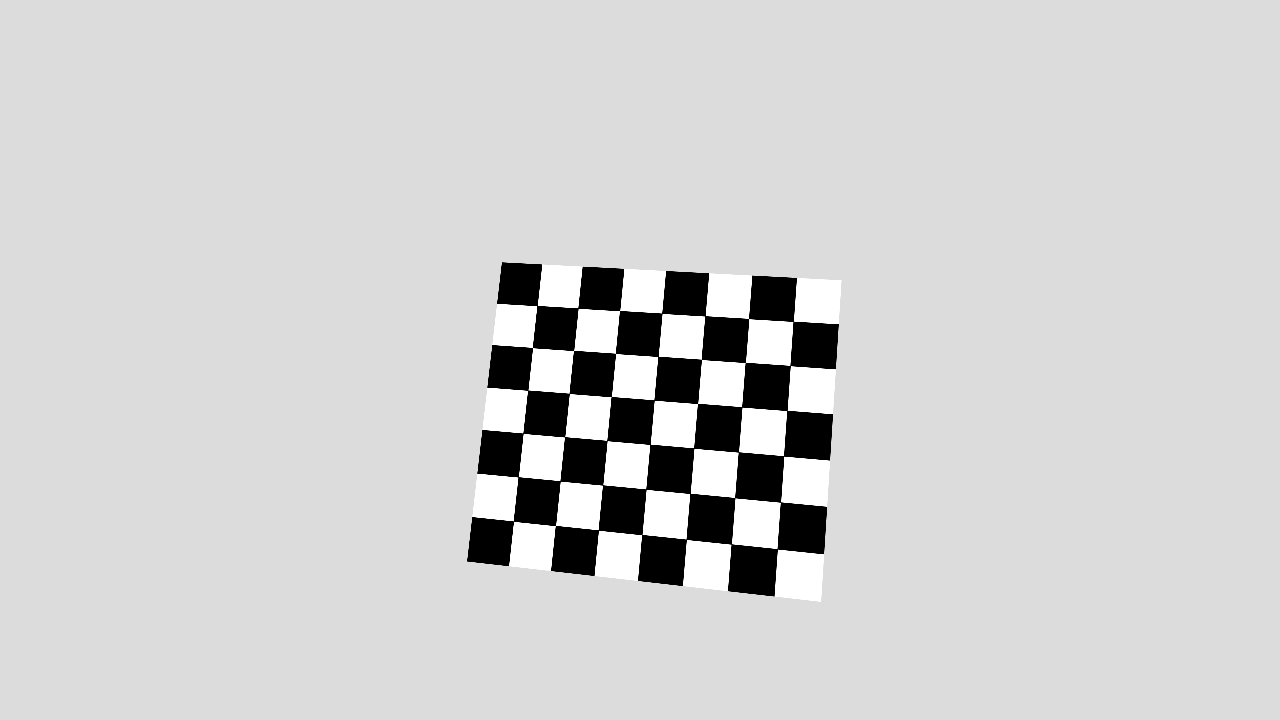
#> input picture aula_16_Calibracao/exemplos_em_python/dados_sinteticos/calib_02.png, 1280 x 720 px, given in place of imagem_base.png, which was not available
$ python 16_limiarizacao_global_adaptativa_otsu.py
#> lines starting #> are read from the running program, lines starting #| are printed output that depends on the picture; after the words box and inside, x2 and y2 are one past the last pixel; in counts of white or black regions, pixels touching at a corner belong together; pictures that were not available may be replaced by others from this repository, and a replacement may not be noted
"""
Exemplo 16 - Limiarização global, adaptativa e Otsu.

Nota técnica importante:
Otsu costuma ser superior a um limiar global escolhido manualmente porque
estima o limiar a partir do histograma. Entretanto, quando a iluminação varia
fortemente dentro da própria imagem, a limiarização adaptativa geralmente é
mais robusta, pois calcula limiares locais.
"""

import cv2


from pathlib import Path

import cv2


def obter_imagem_base(nome_arquivo: str = "imagem_base.png"):
    """Carrega a imagem-base ou abre a câmera para capturar uma nova imagem.

    A função torna o exemplo independente: se o arquivo ainda não existir,
    o estudante pode pressionar S para fotografar diretamente pela webcam.
    """
#> called with nome_arquivo = 'imagem_base.png'

    caminho = Path(__file__).resolve().parent / nome_arquivo

    # Tenta carregar uma fotografia já existente.
    imagem = cv2.imread(str(caminho), cv2.IMREAD_COLOR)
#> imagem is the input picture: shape (720, 1280, 3); min 0, max 255, mean 208.9
    if imagem is not None:
        print(f"Imagem carregada de: {caminho}")
        return imagem

    # Caso a imagem não exista, abre a câmera principal.
    cap = cv2.VideoCapture(0)
    if not cap.isOpened():
        raise RuntimeError("Não foi possível abrir a câmera.")

    print("Arquivo imagem_base.png não encontrado.")
    print("Pressione S para capturar uma imagem ou Q para cancelar.")

    imagem_capturada = None

    try:
        while True:
            ret, frame = cap.read()
            if not ret:
                raise RuntimeError("Falha ao capturar um frame da câmera.")

            exibicao = frame.copy()
            cv2.putText(
                exibicao,
                "S: capturar | Q: cancelar",
                (10, 30),
                cv2.FONT_HERSHEY_SIMPLEX,
                0.7,
                (0, 255, 0),
                2,
                cv2.LINE_AA,
            )
            cv2.imshow("Captura da imagem-base", exibicao)

            tecla = cv2.waitKey(1) & 0xFF
            if tecla in (ord("s"), ord("S")):
                imagem_capturada = frame.copy()
                break
            if tecla in (ord("q"), ord("Q"), 27):
                break
    finally:
        cap.release()
        cv2.destroyAllWindows()

    if imagem_capturada is None:
        raise RuntimeError("A captura foi cancelada pelo usuário.")

    # Garante dimensões mínimas de 480 x 480 pixels.
    altura, largura = imagem_capturada.shape[:2]
    if altura < 480 or largura < 480:
        escala = max(480 / altura, 480 / largura)
        nova_largura = int(round(largura * escala))
        nova_altura = int(round(altura * escala))
        imagem_capturada = cv2.resize(
            imagem_capturada,
            (nova_largura, nova_altura),
            interpolation=cv2.INTER_CUBIC,
        )

    cv2.imwrite(str(caminho), imagem_capturada)
    print(f"Imagem salva em: {caminho}")
    return imagem_capturada


def adicionar_titulo(imagem, titulo: str):
    """Escreve um título na parte superior de uma cópia da imagem."""

    saida = imagem.copy()
    cv2.rectangle(saida, (0, 0), (saida.shape[1], 42), (0, 0, 0), -1)
    cv2.putText(
        saida,
        titulo,
        (10, 29),
        cv2.FONT_HERSHEY_SIMPLEX,
        0.7,
        (255, 255, 255),
        2,
        cv2.LINE_AA,
    )
    return saida


def canal_para_bgr(canal):
    """Converte um canal de uma dimensão para três canais BGR."""

    return cv2.cvtColor(canal, cv2.COLOR_GRAY2BGR)


def redimensionar_quadrado(imagem, lado: int = 320):
    """Redimensiona a imagem para facilitar a montagem de painéis didáticos."""

    return cv2.resize(imagem, (lado, lado), interpolation=cv2.INTER_AREA)


def main() -> None:
    imagem = obter_imagem_base()
    cinza = cv2.cvtColor(imagem, cv2.COLOR_BGR2GRAY)

    # Suavização leve reduz ruído antes da binarização.
    cinza_suave = cv2.GaussianBlur(cinza, (5, 5), 0)

    # 1) Limiar global fixo: o valor 127 é aplicado a toda a imagem.
    _, global_bin = cv2.threshold(
        cinza_suave,
        127,
        255,
        cv2.THRESH_BINARY,
    )
#> global_bin: shape (720, 1280); 94% white; 1 black region, box (x1, y1, x2, y2) and area: (467, 262, 839, 596) 55004

    # 2) Limiar adaptativo: cada região utiliza um limiar local.
    adaptativo = cv2.adaptiveThreshold(
        cinza_suave,
        255,
        cv2.ADAPTIVE_THRESH_GAUSSIAN_C,
        cv2.THRESH_BINARY,
        31,  # Tamanho ímpar da vizinhança.
        5,   # Constante subtraída da média ponderada local.
    )
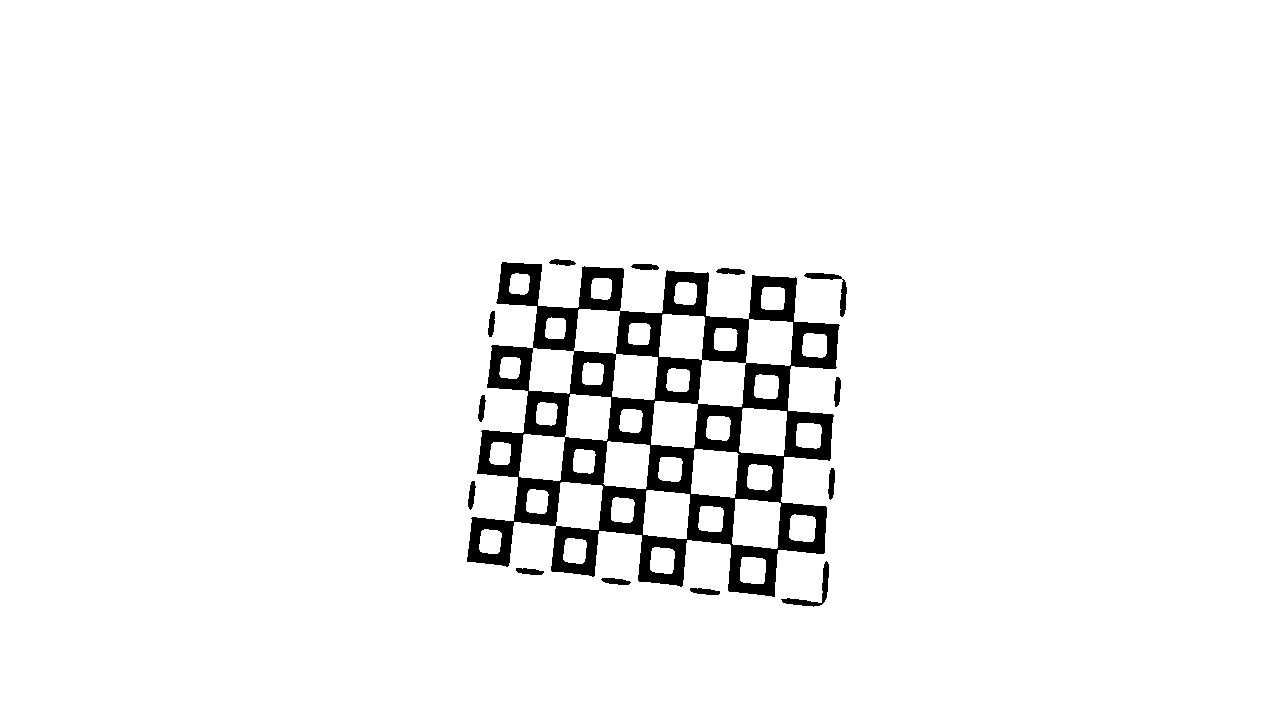
#> adaptativo: shape (720, 1280); 95.4% white; 14 black regions, largest, box (x1, y1, x2, y2) and area: (467, 262, 840, 597) 40464, (781, 561, 829, 607) 405, (804, 273, 847, 317) 372

    # 3) Otsu: o valor inicial de threshold é ignorado e calculado automaticamente.
    limiar_otsu, otsu = cv2.threshold(
        cinza_suave,
        0,
        255,
        cv2.THRESH_BINARY + cv2.THRESH_OTSU,
    )
#> otsu: shape (720, 1280); 94.1% white; 1 black region, box (x1, y1, x2, y2) and area: (467, 262, 839, 596) 54710
#> limiar_otsu = 114

    print(f"Limiar calculado pelo método de Otsu: {limiar_otsu:.2f}")
#| Limiar calculado pelo método de Otsu: 114.00

    painel = cv2.hconcat([
        adicionar_titulo(redimensionar_quadrado(canal_para_bgr(global_bin), 360), "Global: 127"),
        adicionar_titulo(redimensionar_quadrado(canal_para_bgr(adaptativo), 360), "Adaptativo"),
        adicionar_titulo(redimensionar_quadrado(canal_para_bgr(otsu), 360), f"Otsu: {limiar_otsu:.1f}"),
    ])
#> in redimensionar_quadrado, `return cv2.resize(imagem, (lado, lado), interpolation=cv2.INTER_AREA)`:
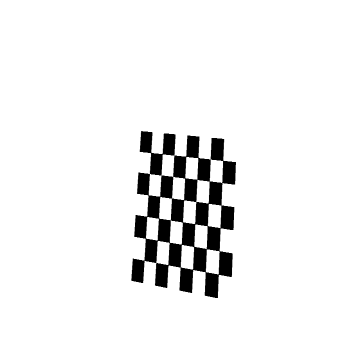
#> returned value: shape (360, 360, 3); min 0, max 255, mean 239.8
#> in adicionar_titulo, `cv2.putText( saida, titulo, (10, 29), cv2.FONT_HERSHEY_SIMPLEX, 0.7, (..`:
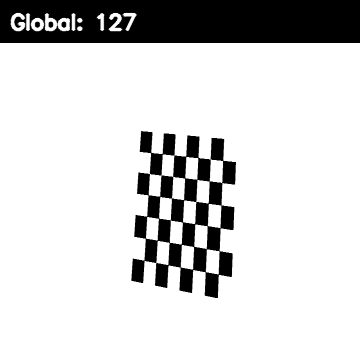
#> saida: shape (360, 360, 3); min 0, max 255, mean 211.2
#> call 2 of redimensionar_quadrado, with lado = 360
#> in redimensionar_quadrado (call 2), `return cv2.resize(imagem, (lado, lado), interpolation=cv2.INTER_AREA)`:
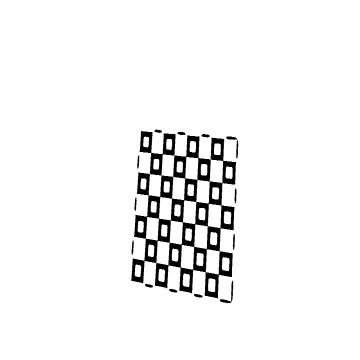
#> returned value: shape (360, 360, 3); min 0, max 255, mean 243.2
#> call 3 of adicionar_titulo, with titulo = 'Otsu: 114.0'
#> in adicionar_titulo (call 3), `cv2.putText( saida, titulo, (10, 29), cv2.FONT_HERSHEY_SIMPLEX, 0.7, (..`:
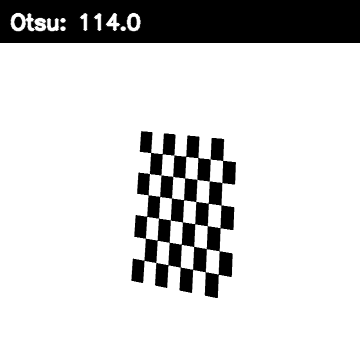
#> saida: shape (360, 360, 3); min 0, max 255, mean 211.2
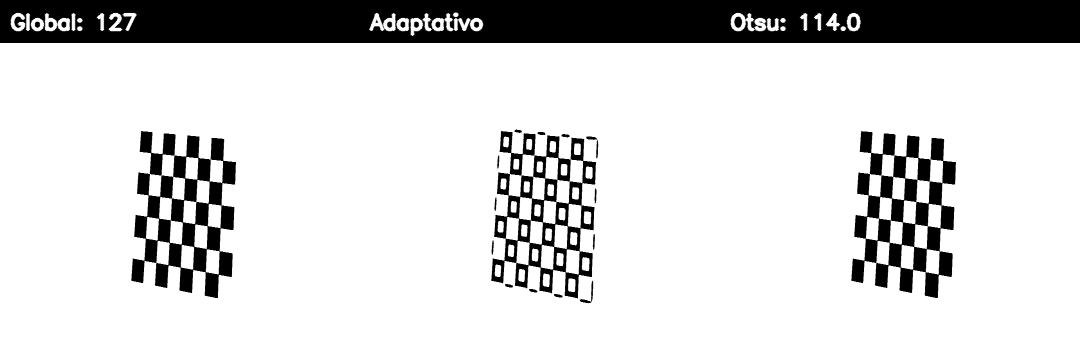
#> painel: shape (360, 1080, 3); min 0, max 255, mean 212.4

    cv2.imshow("Exercicio 3A - limiarizacao", painel)
    cv2.waitKey(0)
    cv2.destroyAllWindows()


if __name__ == "__main__":
    main()
